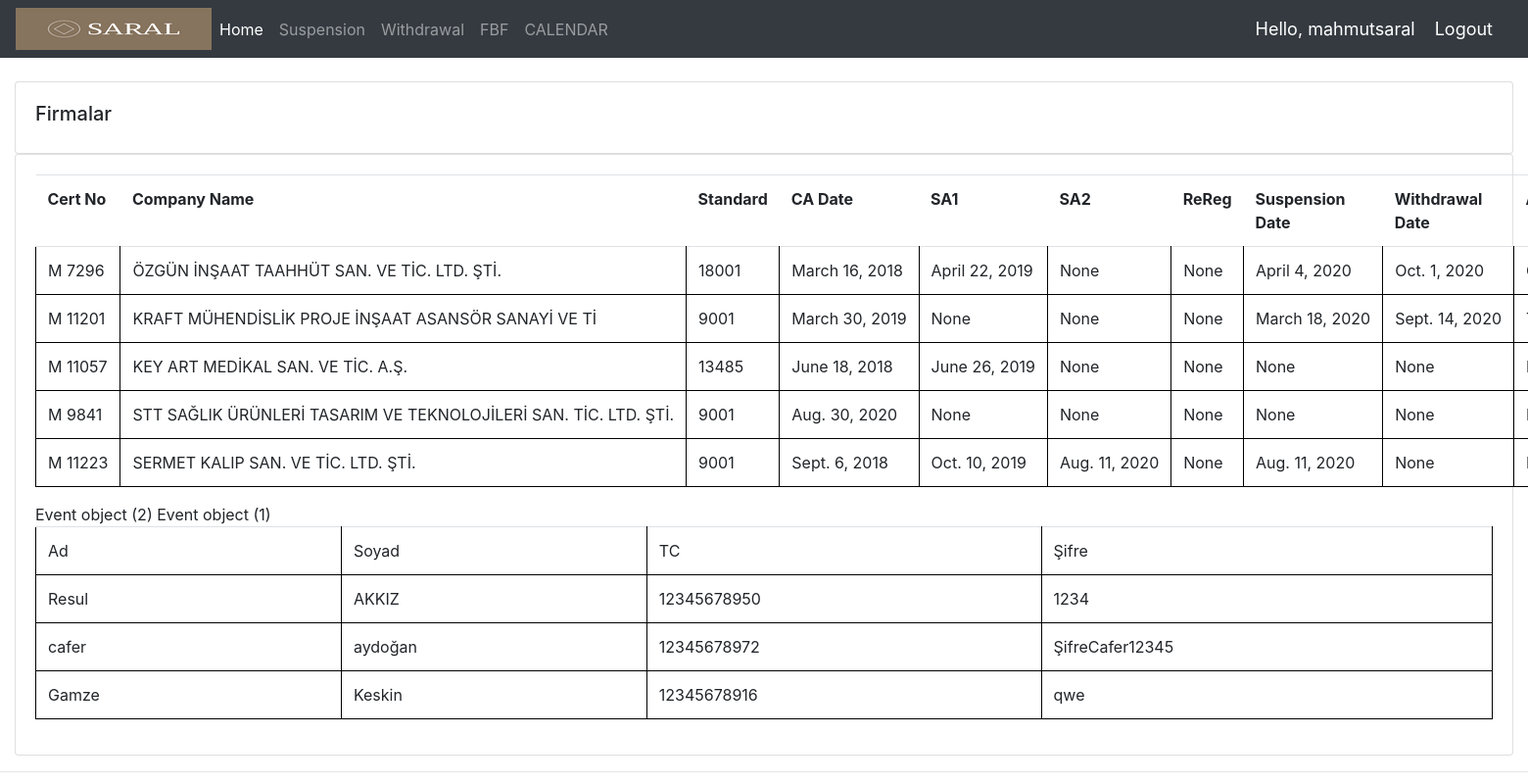
Page /all/ (signed in) on the committed database.
### accounts/models.py (models this page shows, shortened)
class firma(models.Model):
     CertNo = models.CharField(max_length=200, null=True)
     Company_Name = models.TextField (max_length=200, null=True)
     Standard = models.IntegerField(null=True)
     CA_Date = models.DateField(blank=True)
     SA1 = models.DateField(null=True, blank=True)
     SA2 = models.DateField(null=True, blank=True)
     ReReg = models.DateField(null=True, blank=True)
     Suspension_Date = models.DateField(null=True, blank=True)
     Withdrawal_Date = models.DateField(null=True, blank=True)
     Address = models.TextField (max_length=200,null=True)
     Yetkili_Kisi = models.CharField(max_length=100,null=True)
     Scope = models.TextField(max_length=200,null=True)
     Phone = models.IntegerField(null=True)
     Fax = models.IntegerField(null=True)
     email = models.CharField(max_length=200,null=True)
     ea = models.CharField(max_length=200,null=True)
     nace = models.CharField(max_length=200,null=True,blank=True)
     Initial_Cert_Date = models.DateField(null=True, blank=True)
     Cert_Date = models.DateField(null=True, blank=True)
     belge_bitiş_tarihi = models.DateField(null=True, blank=True)
     created = models.DateField(auto_now=True)
     updated = models.DateField(auto_now=True)

### accounts/views.py (the view)
# urls.py: path('all/', views.all, name = 'all'),
@login_required(login_url='login')
def all(request):
    all = firma.objects.all()
    Kontrol = kontrol.objects.all()
    deneme = Denetci_9001.objects.all()
    context = {'all':all,'deneme':deneme,'Kontrol':Kontrol}
    return render(request, 'accounts/all.html',context)

### templates/accounts/all.html (shortened to what this page needs)
{%  extends 'accounts/main.html' %}
{% block content %}
<br>
<div class="row">
    <div class="col-md">
        <div class="card card-body">
            <h5>Firmalar</h5>
        </div>
        <div class="card card-body">
            <table class="table">
                <tr>
                    <th>Cert No</th>
                    <th>Company Name</th>
                    <th>Standard</th>
                    <th>CA Date</th>
                    <th>SA1</th>
                    <th>SA2</th>
                    <th>ReReg</th>
                    <th>Suspension Date</th>
                    <th>Withdrawal Date</th>
                    <th>Adres</th>
                </tr>
				{% for i in all %}
                <tr>
                    <td>{{i.CertNo}}</td>
                    <td>{{i.Company_Name}}</td>
                    <td>{{i.Standard}}</td>
                    <td>{{i.CA_Date}}</td>
                    <td>{{i.SA1}}</td>
                    <td>{{i.SA2}}</td>
                    <td>{{i.ReReg}}</td>
                    <td>{{i.Suspension_Date}}</td>
					<td>{{i.Withdrawal_Date}}</td>
					<td>{{i.Address}}</td>
                </tr>
                {% endfor %}
            </table>
            <table class="table">
              <tr>
                  <td>Ad</td>
                  <td>Soyad</td>
                  <td>TC</td>
                  <td>Şifre</td>
              </tr>
              <tr>
                <td>Resul</td>
                <td>AKKIZ</td>
                <td>12345678950</td>
                <td>1234</td>
              </tr>
              <tr>
                <td>cafer</td>
                <td>aydoğan</td>
                <td>12345678972</td>
                <td>ŞifreCafer12345</td>
              </tr>
              <tr>
                <td>Gamze</td>
                <td>Keskin</td>
                <td>12345678916</td>
                <td>qwe</td>
              </tr>
            </table>
        </div>
    </div>
</div>
{% endblock content %}

### templates/accounts/main.html (shortened to what this page needs)
{% load static %}
<!DOCTYPE html>
<html>
<head>
	<link rel="stylesheet" href="https://stackpath.bootstrapcdn.com/bootstrap/4.3.1/css/bootstrap.min.css">
	<link rel="stylesheet" type="text/css" href="{% static '/css/main.css' %}">
</head>
<body>
	{%  include 'accounts/navbar.html' %}
	<div class="container-fluid">
	{% block content %}
	{% endblock %}
    </div>
	<hr>
</body>
</html>

### templates/accounts/navbar.html (shortened to what this page needs)
{% load static %}
<nav class="navbar navbar-expand-lg navbar-dark bg-dark" >
  <img src="{% static 'images/saral.png' %}">
  <div class="collapse navbar-collapse" id="navbarNav">
    <ul class="navbar-nav">
      <li class="nav-item active">
        <a class="nav-link" href="{%url 'dashboard'%}">Home</a>
      </li>
      <li class="nav-item">
        <a class="nav-link" href="{%url 'suspension'%}">Suspension</a>
      </li>
      <li class="nav-item">
        <a class="nav-link" href="{%url 'withdrawal'%}">Withdrawal</a>
      </li>
      <li class="nav-item">
        <a class="nav-link" href="{%url 'fbf'%}">FBF</a>
      </li>
      <li class="nav-item">
        <a class="nav-link" href="{%url 'calendar'%}">CALENDAR</a>
      </li>
    </ul>
  </div>
  <span class="hello-msg">Hello, {{request.user}}</span>
  <span ><a  class="hello-msg" href="{% url 'logout' %}">Logout</a></span>
</nav>

### static/css/main.css (style rules this page uses)
ul { height: 100%; padding: 0px 5px 0px 20px; }
a { color: #17a2b8; }

### templates/accounts/navbar.html (style rules this page uses)
.hello-msg { font-size: 18px; color: #fff; margin-right: 20px; }

### templates/accounts/all.html (style rules this page uses)
.th, td { white-space: nowrap; width: 100px; overflow: hidden; text-overflow: ellipsis; border: 1px solid #000000; }
th, td :hover { overflow: visible; }

### rows in the picture
firma: CertNo "M 7296", Company_Name "ÖZGÜN İNŞAAT TAAHHÜT SAN. VE TİC. LTD. ŞTİ.", Standard "18001", CA_Date "March 16, 2018", SA1 "April 22, 2019", SA2 "None", ReReg "None", Suspension_Date "April 4, 2020", Withdrawal_Date "Oct. 1, 2020"
firma: CertNo "M 11201", Company_Name "KRAFT MÜHENDİSLİK PROJE İNŞAAT ASANSÖR SANAYİ VE Tİ", Standard "9001", CA_Date "March 30, 2019", SA1 "None", SA2 "None", ReReg "None", Suspension_Date "March 18, 2020", Withdrawal_Date "Sept. 14, 2020"
firma: CertNo "M 11057", Company_Name "KEY ART MEDİKAL SAN. VE TİC. A.Ş.", Standard "13485", CA_Date "June 18, 2018", SA1 "June 26, 2019", SA2 "None", ReReg "None", Suspension_Date "None", Withdrawal_Date "None"
firma: CertNo "M 9841", Company_Name "STT SAĞLIK ÜRÜNLERİ TASARIM VE TEKNOLOJİLERİ SAN. TİC. LTD. ŞTİ.", Standard "9001", CA_Date "Aug. 30, 2020", SA1 "None", SA2 "None", ReReg "None", Suspension_Date "None", Withdrawal_Date "None"
firma: CertNo "M 11223", Company_Name "SERMET KALIP SAN. VE TİC. LTD. ŞTİ.", Standard "9001", CA_Date "Sept. 6, 2018", SA1 "Oct. 10, 2019", SA2 "Aug. 11, 2020", ReReg "None", Suspension_Date "Aug. 11, 2020", Withdrawal_Date "None"

### other values in the picture
{{ request.user }} "mahmutsaral"
